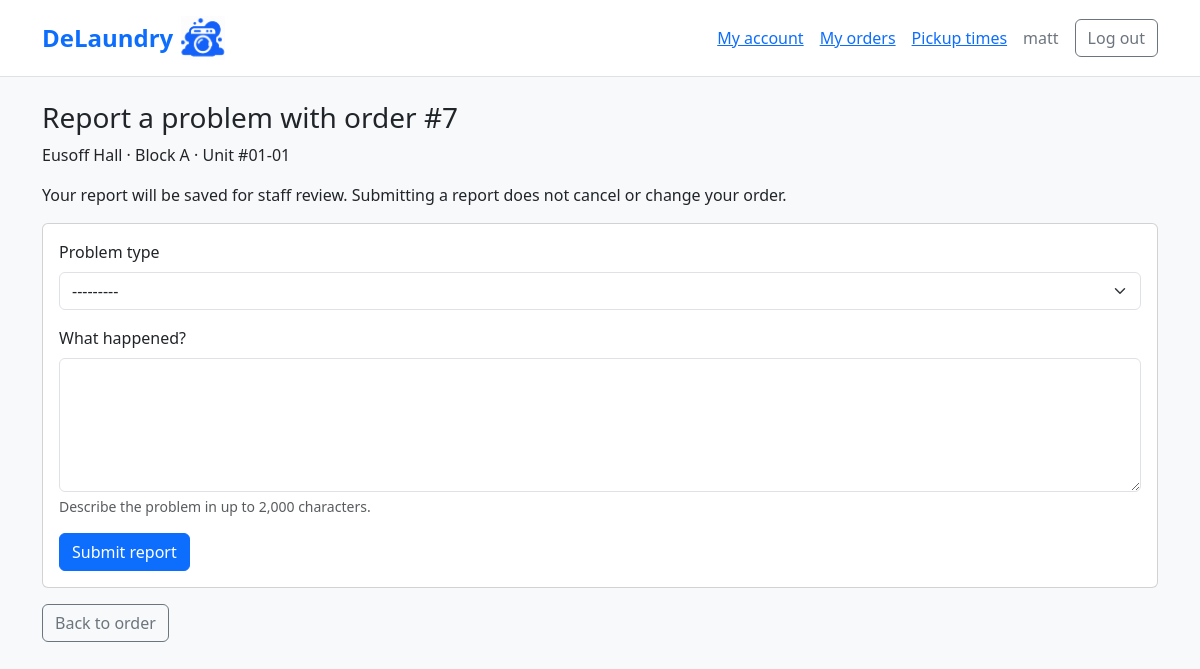
Screenshot of /storefront/orders/7/report/ (signed in) with the database file from the repository.
### accounts/models.py (models this page shows)
class User(AbstractUser):
  id = models.AutoField(primary_key=True)
  email = models.EmailField(unique=True)
  name = models.CharField(max_length=120)
  role = models.CharField(max_length=120, choices=[('customer', 'Customer'), ('worker', 'Worker')])

### bookings/models.py (models this page shows, shortened)
class LaundryOrder(models.Model):
  id = models.AutoField(primary_key=True)
  quote = models.OneToOneField(PriceQuote, on_delete=models.PROTECT)
  created_at = models.DateTimeField(default=clock.now, db_index=True)
  cancelled_at = models.DateTimeField(null=True, blank=True)
  status = models.CharField(
    max_length=14,
    choices=[
      ("requested", "Requested"),
      ("confirmed", "Confirmed"),
      ("picked_up", "Picked up"),
      ("washing", "Washing"),
      ("drying", "Drying"),
      ("out_for_return", "Out for return"),
      ("delivered", "Delivered"),
      ("cancelled", "Cancelled"),
    ],
    default="requested",
  )
  class Meta:
    constraints = [
      models.CheckConstraint(
        condition=models.Q(status__in=[
          "requested", "confirmed", "picked_up", "washing", "drying",
          "out_for_return", "delivered", "cancelled",
        ]),
        name="order_valid_status",
      ),
      models.CheckConstraint(
        condition=(models.Q(cancelled_at__isnull=True) | models.Q(
          status="cancelled", cancelled_at__gte=models.F("created_at"),
        )),
        name="order_valid_cancellation_time",
      ),
    ]

class PriceQuote(models.Model):
  id = models.AutoField(primary_key=True)
  customer = models.ForeignKey(settings.AUTH_USER_MODEL, on_delete=models.PROTECT)
  residence = models.ForeignKey("facilities.Residence", on_delete=models.PROTECT)
  block = models.CharField(max_length=1, choices=BLOCK_CHOICES, blank=True, default="")
  unit_number = models.CharField(max_length=8)
  service_date = models.DateField()
  window_start = models.TimeField(choices=[(start, start.strftime("%H:%M")) for start in SERVICE_START_TIMES])
  created_at = models.DateTimeField(default=clock.now)
  expires_at = models.DateTimeField()
  machine_fee = models.DecimalField(max_digits=5, decimal_places=2)
  worker_fee = models.DecimalField(max_digits=5, decimal_places=2)
  platform_fee = models.DecimalField(max_digits=5, decimal_places=2)
  total = models.DecimalField(max_digits=5, decimal_places=2)
  multiplier = models.DecimalField(max_digits=7, decimal_places=6)
  predicted_requests = models.FloatField(null=True, blank=True)
  reference_capacity = models.PositiveIntegerField()
  feature_snapshot = models.JSONField(default=dict)
  used_fallback = models.BooleanField(default=False)
  fallback_reason = models.CharField(max_length=120, blank=True)
  class Meta:
    constraints = [
      models.CheckConstraint(condition=models.Q(block__in=["", *"ABCDEF"]), name="quote_valid_block"),
      models.CheckConstraint(condition=models.Q(window_start__in=SERVICE_START_TIMES), name="quote_valid_window"),
      models.CheckConstraint(condition=models.Q(reference_capacity__gte=1), name="quote_positive_capacity"),
      models.CheckConstraint(condition=models.Q(expires_at__gt=models.F("created_at")), name="quote_valid_expiry"),
      models.CheckConstraint(condition=models.Q(multiplier__gte=0.85, multiplier__lte=1.25), name="quote_bounded_multiplier"),
      models.CheckConstraint(
        condition=models.Q(machine_fee=2, worker_fee__gte=0.85, worker_fee__lte=1.25,
                           platform_fee__gte=0.85, platform_fee__lte=1.25),
        name="quote_bounded_fees",
      ),
      models.CheckConstraint(
        condition=models.Q(total=Round(models.F("machine_fee") + models.F("worker_fee") + models.F("platform_fee"), 2)),
        name="quote_total_matches_fees",
      ),
    ]

### facilities/models.py (models this page shows)
class Residence(models.Model):
  id = models.AutoField(primary_key=True)
  name = models.CharField(
    max_length=120,
    unique=True,
    choices=[
      ('eusoff', 'Eusoff Hall'),
      ('kentridge', 'Kent Ridge Hall'),
      ('kingedward', 'King Edward VII Hall'),
      ('raffles', 'Raffles Hall'),
      ('sheares', 'Sheares Hall'),
      ('temasek', 'Temasek Hall')
  ])
  is_active = models.BooleanField(default=True) # just for admin control
  def __str__(self):
    return self.get_name_display()

### customerstorefront/views.py (the view, shortened to what this page needs)
# urls.py: path("orders/<int:order_id>/report/", views.report_problem, name="report_problem"),
@login_required(login_url="accounts:login")
@never_cache
@require_http_methods(["GET", "POST"])
def report_problem(request, order_id):
  if not request.user.is_active or request.user.role != "customer":
    return HttpResponseForbidden("This page is for customers only.")
  order = get_object_or_404(
    LaundryOrder.objects.select_related("quote__residence"), pk=order_id, quote__customer=request.user,
  )
  form = SupportRequestForm(request.POST) if request.method == "POST" else SupportRequestForm()
  return render(request, "customerstorefront/report_problem.html", {"order": order, "form": form})

### customerstorefront/forms.py
class SupportRequestForm(forms.ModelForm):
  class Meta:
    model = SupportRequest
    fields = ["category", "description"]
    labels = {"category": "Problem type", "description": "What happened?"}
    widgets = {
      "category": forms.Select(attrs={"class": "form-select"}),
      "description": forms.Textarea(attrs={"class": "form-control", "rows": 5}),
    }
    help_texts = {"description": "Describe the problem in up to 2,000 characters."}

### bookings/clock.py (called while the page is built)
def now():
  if getattr(settings, "DEMO_MODE", False):
    return read_demo_time()
  return timezone.now()

### bookings/context_processors.py (called while the page is built)
def demo_clock(request):
  if not getattr(settings, "DEMO_MODE", False):
    return {}
  return {"demo_time": clock.localtime(), "demo_session": settings.DEMO_SESSION}

### customerstorefront/templates/customerstorefront/report_problem.html (shortened to what this page needs)
{% extends "customerstorefront/base.html" %}
{% block content %}
  <h1 class="h3">Report a problem with order #{{ order.pk }}</h1>
  <p>{{ order.quote.residence }} &middot; Block {{ order.quote.block }} &middot; Unit {{ order.quote.unit_number }}</p>
  <p>Your report will be saved for staff review. Submitting a report does not cancel or change your order.</p>
  <form method="post" class="card card-body mb-3">
    {% for field in form %}
      <div class="mb-3">
        <label class="form-label" for="{{ field.id_for_label }}">{{ field.label }}</label>
        {{ field }}
        {% if field.help_text %}<div class="form-text">{{ field.help_text }}</div>{% endif %}
      </div>
    {% endfor %}
    <div><button class="btn btn-primary" type="submit">Submit report</button></div>
  </form>
  <a class="btn btn-outline-secondary" href="{% url 'customerstorefront:order_detail' order.pk %}">Back to order</a>
{% endblock %}

### accounts/templates/accounts/customer_nav.html (shortened to what this page needs)
<nav class="container py-3 d-flex flex-wrap align-items-center gap-3" aria-label="Customer navigation">
  <a class="fs-4 fw-bold text-decoration-none me-auto d-inline-flex align-items-center gap-2" href="{% if brand_href %}{{ brand_href }}{% elif user.is_authenticated and user.role == 'customer' %}{% url 'accounts:customer_home' %}{% else %}{% url 'accounts:login' %}{% endif %}">{% if brand_label %}{{ brand_label }}{% else %}{% include "bookings/brand.html" %}{% endif %}</a>
  {% if user.is_authenticated and user.role == 'customer' %}
    <a href="{% url 'accounts:customer_home' %}">My account</a>
    <a href="{% url 'customerstorefront:order_list' %}">My orders</a>
    <a href="{% url 'customerstorefront:availability' %}">Pickup times</a>
    <span class="text-secondary">{{ user.name }}</span>
    <form method="post" action="{% url 'accounts:logout' %}" class="mb-0">
      <button class="btn btn-outline-secondary" type="submit">Log out</button>
    </form>
  {% elif not hide_login_links %}
    <a href="{% url 'adminpanel:login' %}">Staff login</a>
    <a href="{% url 'accounts:worker_login' %}">Worker login</a>
    <a href="{% url 'accounts:login' %}">Customer login</a>
  {% endif %}
</nav>

### rows the page displays
User: name "matt"
LaundryOrder: pk "7", quote.residence "Eusoff Hall", quote.block "A", quote.unit_number "#01-01"

### other values shown
{{ field.label }} "Problem type" "What happened?"
{{ field.help_text }} "Describe the problem in up to 2,000 characters."
